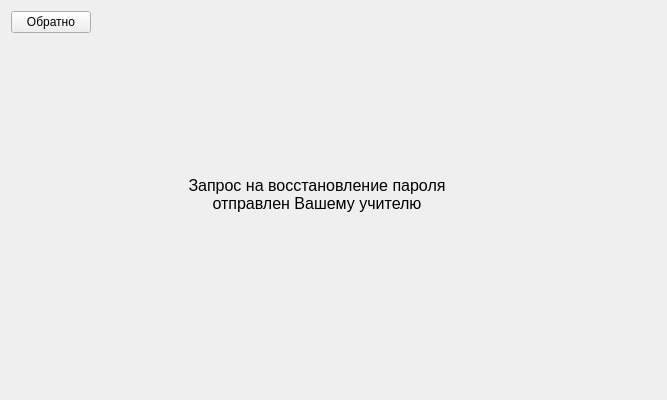
<?xml version="1.0" encoding="UTF-8"?>
<ui version="4.0">
 <class>Form</class>
 <widget class="QWidget" name="Form">
  <property name="geometry">
   <rect>
    <x>0</x>
    <y>0</y>
    <width>667</width>
    <height>400</height>
   </rect>
  </property>
  <property name="windowTitle">
   <string>Form</string>
  </property>
  <layout class="QVBoxLayout" name="verticalLayout">
   <item>
    <layout class="QGridLayout" name="gridLayout">
     <item row="1" column="1">
      <widget class="QLabel" name="label">
       <property name="sizePolicy">
        <sizepolicy hsizetype="Fixed" vsizetype="Fixed">
         <horstretch>0</horstretch>
         <verstretch>0</verstretch>
        </sizepolicy>
       </property>
       <property name="minimumSize">
        <size>
         <width>440</width>
         <height>310</height>
        </size>
       </property>
       <property name="font">
        <font>
         <pointsize>12</pointsize>
        </font>
       </property>
       <property name="text">
        <string>Запрос на восстановление пароля 
отправлен Вашему учителю</string>
       </property>
       <property name="alignment">
        <set>Qt::AlignCenter</set>
       </property>
      </widget>
     </item>
     <item row="0" column="0">
      <widget class="QPushButton" name="pushButton">
       <property name="sizePolicy">
        <sizepolicy hsizetype="Fixed" vsizetype="Fixed">
         <horstretch>0</horstretch>
         <verstretch>0</verstretch>
        </sizepolicy>
       </property>
       <property name="minimumSize">
        <size>
         <width>60</width>
         <height>20</height>
        </size>
       </property>
       <property name="text">
        <string>Обратно</string>
       </property>
      </widget>
     </item>
     <item row="1" column="2">
      <spacer name="horizontalSpacer">
       <property name="orientation">
        <enum>Qt::Horizontal</enum>
       </property>
       <property name="sizeHint" stdset="0">
        <size>
         <width>60</width>
         <height>20</height>
        </size>
       </property>
      </spacer>
     </item>
     <item row="2" column="1">
      <spacer name="verticalSpacer">
       <property name="orientation">
        <enum>Qt::Vertical</enum>
       </property>
       <property name="sizeHint" stdset="0">
        <size>
         <width>20</width>
         <height>20</height>
        </size>
       </property>
      </spacer>
     </item>
    </layout>
   </item>
  </layout>
 </widget>
 <resources/>
 <connections/>
</ui>
